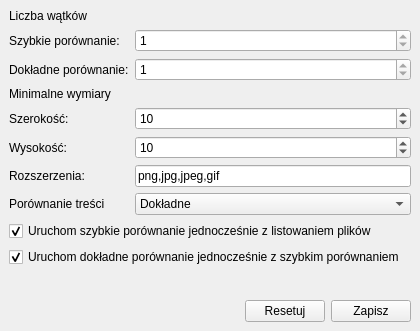
<?xml version="1.0" encoding="UTF-8"?>
<ui version="4.0">
 <class>SettingsWindow</class>
 <widget class="QMainWindow" name="SettingsWindow">
  <property name="geometry">
   <rect>
    <x>0</x>
    <y>0</y>
    <width>420</width>
    <height>331</height>
   </rect>
  </property>
  <property name="windowTitle">
   <string>MainWindow</string>
  </property>
  <widget class="QWidget" name="centralwidget">
   <layout class="QVBoxLayout" name="verticalLayout">
    <item>
     <layout class="QFormLayout" name="formLayout_2">
      <property name="fieldGrowthPolicy">
       <enum>QFormLayout::AllNonFixedFieldsGrow</enum>
      </property>
      <item row="4" column="0">
       <widget class="QLabel" name="label_4">
        <property name="text">
         <string>Szerokość:</string>
        </property>
       </widget>
      </item>
      <item row="5" column="0">
       <widget class="QLabel" name="label_6">
        <property name="text">
         <string>Wysokość:</string>
        </property>
       </widget>
      </item>
      <item row="4" column="1">
       <layout class="QHBoxLayout" name="horizontalLayout_3">
        <item>
         <widget class="QSpinBox" name="minWidth">
          <property name="toolTip">
           <string>Jeżeli jeden z wymiarów obrazka jest mniejszy niż podana liczba to obrazek nie jest porównywany</string>
          </property>
          <property name="maximum">
           <number>9999</number>
          </property>
          <property name="value">
           <number>10</number>
          </property>
         </widget>
        </item>
       </layout>
      </item>
      <item row="5" column="1">
       <layout class="QHBoxLayout" name="horizontalLayout_4">
        <item>
         <widget class="QSpinBox" name="minHeight">
          <property name="toolTip">
           <string>Jeżeli jeden z wymiarów obrazka jest mniejszy niż podana liczba to obrazek nie jest porównywany</string>
          </property>
          <property name="maximum">
           <number>9999</number>
          </property>
          <property name="value">
           <number>10</number>
          </property>
         </widget>
        </item>
       </layout>
      </item>
      <item row="3" column="0">
       <widget class="QLabel" name="label_3">
        <property name="toolTip">
         <string>Jeżeli jeden z wymiarów obrazka jest mniejszy niż podana liczba to obrazek nie jest porównywany</string>
        </property>
        <property name="text">
         <string>Minimalne wymiary</string>
        </property>
       </widget>
      </item>
      <item row="2" column="0">
       <widget class="QLabel" name="label_2">
        <property name="text">
         <string>Dokładne porównanie:</string>
        </property>
       </widget>
      </item>
      <item row="1" column="0">
       <widget class="QLabel" name="label">
        <property name="text">
         <string>Szybkie porównanie:</string>
        </property>
       </widget>
      </item>
      <item row="0" column="0">
       <widget class="QLabel" name="label_5">
        <property name="text">
         <string>Liczba wątków</string>
        </property>
       </widget>
      </item>
      <item row="2" column="1">
       <widget class="QSpinBox" name="secondaryThreads">
        <property name="toolTip">
         <string>Operacje porównania treści obciążają głównie procesor. Zalecana liczba wątków jest taka jak liczba rdzeni procesora.</string>
        </property>
        <property name="statusTip">
         <string/>
        </property>
        <property name="minimum">
         <number>1</number>
        </property>
        <property name="maximum">
         <number>1</number>
        </property>
       </widget>
      </item>
      <item row="1" column="1">
       <widget class="QSpinBox" name="primaryThreads">
        <property name="toolTip">
         <string>Operacje szybkiego porównania obciążają głównie dysk twardy, a nie procesor. Zalecana liczba wątków: 1</string>
        </property>
        <property name="statusTip">
         <string/>
        </property>
        <property name="minimum">
         <number>1</number>
        </property>
        <property name="maximum">
         <number>1</number>
        </property>
       </widget>
      </item>
      <item row="7" column="0">
       <widget class="QLabel" name="label_8">
        <property name="text">
         <string>Porównanie treści</string>
        </property>
       </widget>
      </item>
      <item row="6" column="0">
       <widget class="QLabel" name="label_7">
        <property name="text">
         <string>Rozszerzenia:</string>
        </property>
       </widget>
      </item>
      <item row="6" column="1">
       <widget class="QLineEdit" name="extensions">
        <property name="toolTip">
         <string>Pliki o takich rozszerzenaich będą sprawdzane. Kolejne rozszerzenia należy dodawać po przecinku.</string>
        </property>
        <property name="text">
         <string>png,jpg,jpeg,gif</string>
        </property>
       </widget>
      </item>
      <item row="7" column="1">
       <widget class="QComboBox" name="secondaryType">
        <property name="toolTip">
         <string>Dokładne jest szybsze od bardzo dokładne ale zwiększa ryzyko nie wykrycia lub nieprawidłowego wykrycia.</string>
        </property>
        <item>
         <property name="text">
          <string>Dokładne</string>
         </property>
        </item>
        <item>
         <property name="text">
          <string>Bardzo dokładne</string>
         </property>
        </item>
       </widget>
      </item>
     </layout>
    </item>
    <item>
     <widget class="QCheckBox" name="primarySimultaneously">
      <property name="text">
       <string>Uruchom szybkie porównanie jednocześnie z listowaniem plików</string>
      </property>
      <property name="checked">
       <bool>true</bool>
      </property>
     </widget>
    </item>
    <item>
     <widget class="QCheckBox" name="secondarySimultaneously">
      <property name="text">
       <string>Uruchom dokładne porównanie jednocześnie z szybkim porównaniem</string>
      </property>
      <property name="checked">
       <bool>true</bool>
      </property>
     </widget>
    </item>
    <item>
     <spacer name="verticalSpacer">
      <property name="orientation">
       <enum>Qt::Vertical</enum>
      </property>
      <property name="sizeHint" stdset="0">
       <size>
        <width>20</width>
        <height>74</height>
       </size>
      </property>
     </spacer>
    </item>
    <item>
     <layout class="QHBoxLayout" name="horizontalLayout_5">
      <item>
       <spacer name="horizontalSpacer_5">
        <property name="orientation">
         <enum>Qt::Horizontal</enum>
        </property>
        <property name="sizeHint" stdset="0">
         <size>
          <width>40</width>
          <height>20</height>
         </size>
        </property>
       </spacer>
      </item>
      <item>
       <widget class="QPushButton" name="resetButton">
        <property name="text">
         <string>Resetuj</string>
        </property>
       </widget>
      </item>
      <item>
       <widget class="QPushButton" name="saveButton">
        <property name="text">
         <string>Zapisz</string>
        </property>
       </widget>
      </item>
     </layout>
    </item>
   </layout>
  </widget>
 </widget>
 <tabstops>
  <tabstop>primaryThreads</tabstop>
  <tabstop>secondaryThreads</tabstop>
  <tabstop>minWidth</tabstop>
  <tabstop>minHeight</tabstop>
  <tabstop>primarySimultaneously</tabstop>
  <tabstop>secondarySimultaneously</tabstop>
  <tabstop>saveButton</tabstop>
 </tabstops>
 <resources/>
 <connections/>
</ui>
